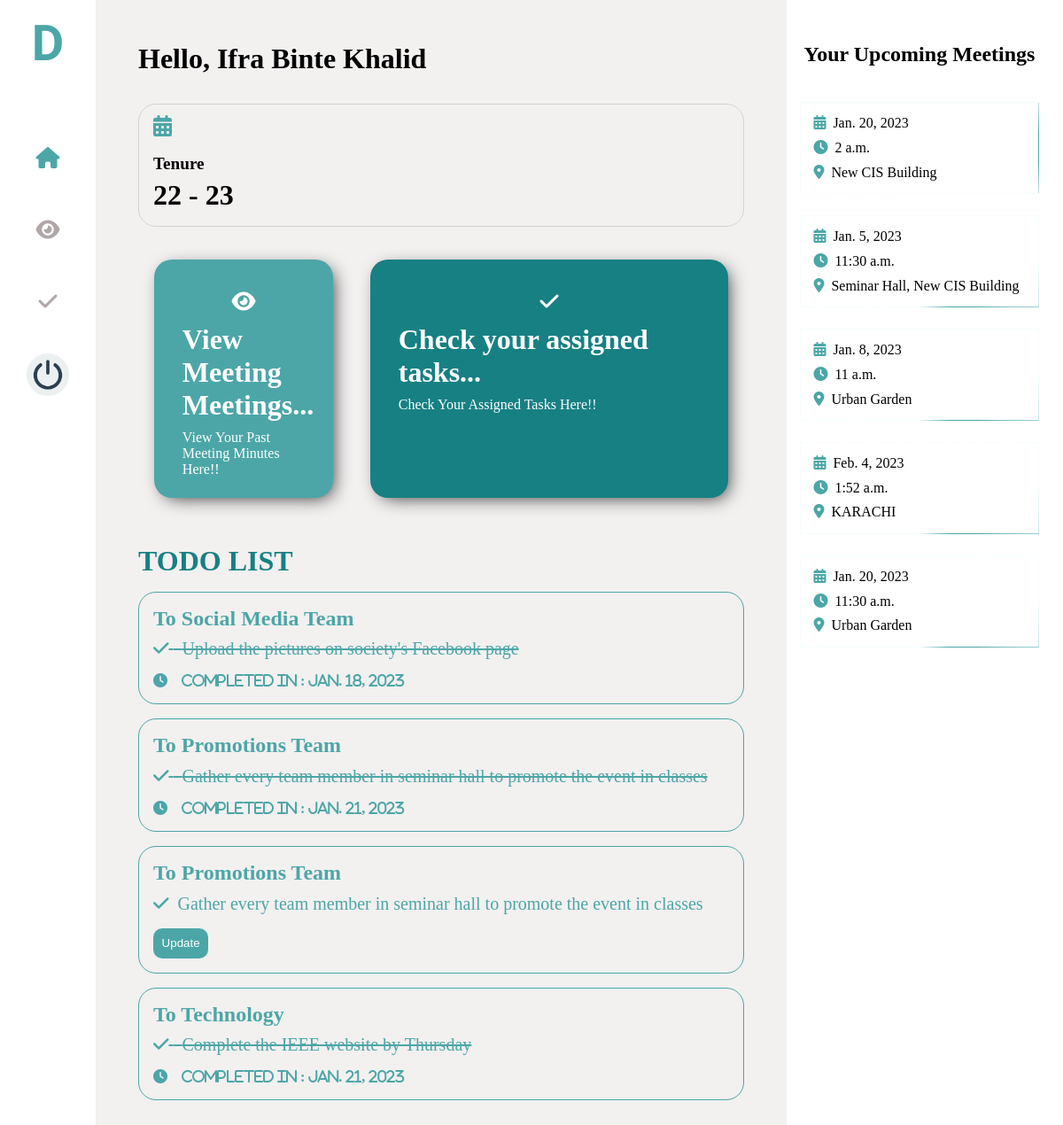
The app's page /member/ (signed in) with its own data.
### account/models.py (models this page shows)
class User(AbstractUser):
    name= models.CharField(max_length=250,null=False,blank=True)
    updated_on = models.DateTimeField(default=datetime.now, blank=True)
    is_excom= models.BooleanField('Is Excom', default=False)
    is_director = models.BooleanField('Is Director', default=False)
    is_member = models.BooleanField('Is Member', default=False)

class Task(models.Model):
    id = models.IntegerField(primary_key=True)
    user = models.CharField(max_length=250,null=True,blank=True)
    taskcom = models.BooleanField('complete' , default=False)
    task = models.CharField(max_length=1000,null=True,blank=True)
    completion_date = models.DateField(null=True, blank=True)

### meeting_minutes/models.py (models this page shows)
class schedule(models.Model):
    id = models.IntegerField(primary_key=True)
    date = models.DateField(default=False)
    time = models.TimeField(default=False)
    location = models.TextField(max_length=200)

### account/views.py (the view)
# urls.py: path('member/', views.employee, name='member'),
@login_required
def employee(request):
    sche = schedule.objects.all()
    task = Task.objects.all()
    params={"sche": sche, "task": task}
    return render(request,'member.html', params)

### templates/member.html (shortened to what this page needs)
<!DOCTYPE html>
<html lang="en">
<head>
    <link rel="stylesheet" href="https://cdnjs.cloudflare.com/ajax/libs/font-awesome/6.2.1/css/all.min.css"
 />
    <link rel="stylesheet" href="/static/executive.css">
</head>
<body>
    <div class="container">
        <div class="left">
            <h1>D</h1>
            <div class="options">
                <a href=""> <i title="Home"class="fa-sharp  fa-xl fa-yy fa-solid fa-house colors"id='1' onclick="coloring(this.id)"></i></a>
                 <a href="/meeting"><i title="View Meeting Minutes" class="fa-solid fa-xl fa-yy fa-eye" id="6" onclick="coloring(this.id)"></i></a>
                 <a href="#todo"><i  title="View Your Tasks" class="fa-solid  fa-xl  fa-yy fa-check" id="5" onclick="coloring(this.id)"></i></a>
             <br><a href="/logout"  title="Log Out">
                <img class="round" src="/static/logout.jpg" alt=""></a>
                </div>
        </div>
        <div class="middle">
            <h1>Hello, {{user.name}}</h1>
            <div class="boxes">
                <div class="box" style="width: 100%;">
                    <i class="fa-solid yy fa-xl fa-calendar-days"></i>
                    <p class="yyy">Tenure</p>
                    <h2>22 - 23</h2>
                </div>
            </div>
            <div class="boxes1">
                <div class="box1">
                    <a href="/meeting">
                        <div>
                            <i style="color: white;" class="fa-solid fa-xl yyyy fa-eye"></i>
                            <h2 class="headd">View Meeting Meetings...</h2>
                            <p >View Your Past Meeting Minutes Here!!</p>
                        </div>
                    </a>
                </div>
                <div class="box1" style="width: 60%;background-color: #178083 ; ">
                    <a href="#todo">
                        <div>
                            <i style="color: white;" class="fa-solid fa-xl yyyy fa-check"></i>
                            <h2 class="headd">Check your assigned tasks...</h2>
                            <p>Check Your Assigned Tasks Here!!</p>
                        </div>
                    </a>
                </div>
            </div>
            <h1 style="margin-top: 2rem; color: #178083;">TODO LIST</h1>
            {% for ta in task  %}
            <div class="TODO" id="todo">
                <span style="font-size: x-large; font-weight: bolder;">{{ta.user}}</span>
                <ul style="margin-top: 0.6rem;">
                    {% if ta.taskcom == True %}
			        <strike><li style="list-style: none; font-size: 20px;" class="task1"><i class="fa-solid fa-check"></i> &nbsp;&nbsp;{{ta.task}}</li></strike>
			        {% else %}
                    <li style="list-style: none; font-size: 20px;" class="task1"><i class="fa-solid fa-check"></i>&nbsp;&nbsp;{{ta.task}}</li>
                    {% endif %}
                </ul>
                {% if ta.taskcom == True %}
                <li style="list-style: none;" class="fa-solid fa-clock"> &nbsp;&nbsp;  Completed in : {{ta.completion_date}}</li>
                {% else %}
                <a href="/updatetask/{{ta.id}}"><button class="done">Update</button></a>
                {% endif %}
            </div>
            {% endfor %}
        </div>
        <div class="right">
            <h2>Your Upcoming Meetings</h2>
            {% for schedule in sche %}
            <div class="chotu">
                <span><i class="fa-solid u fa-calendar-days"></i>{{schedule.date}}</span>
                <span><i class="fa-solid u fa-clock"></i>{{schedule.time}}</span>
                <span><i class="fa-solid u fa-location-dot"></i>{{schedule.location}}</span>
            </div>
            {% endfor %}
        </div>
    </div>
</body>
</html>

### static/executive.css (style rules this page uses)
* { box-sizing: border-box; padding: 0; margin: 0; }
.container { display: flex; flex-direction: row; }
.left { width: 9%; height: 100vh; }
.middle { width: 65%; padding: 3rem; background-color:#f3f0f0; }
.right { width: 25%; }
.left h1 { font-family: 'Bubblegum Sans', cursive; font-size: 3.5rem; text-align: center; color: #4CA6A7; padding-top: 1rem; width: 100%; margin-bottom: 3rem; }
.fa-yy { width: 100%; text-align: center; margin: 2.5rem auto 2.5rem auto; color: rgb(176, 168, 168); }
.options { margin-top: 3.5rem; display: flex; flex-direction: column; margin-bottom: 3.6rem; }
.colors { color: #4CA6A7; cursor: pointer; }
.options i { cursor: pointer; }
.round { height: 3rem; width: 3rem; border-radius: 100%; display: flex; margin: auto; }
.yy { margin-right: 0.6rem; height: 2rem !important; width: 2rem !important; color: #4CA6A7; }
.box { width: 24%; border: 1px solid lightgray; border-radius: 20px; padding: 1rem; }
.boxes { margin-top: 2rem; display: flex; flex-direction: row; justify-content: space-between; }
.middle .yyy { font-weight: bold; font-size: 1.2rem; margin-bottom: 0.4rem; }
.middle h2 { font-size:2rem; font-weight: bold; }
.box1 { width: 30% ; padding:1.4rem 2rem 1.4rem 2rem ; color: white ; cursor: pointer; background-color: #4CA6A7 ; margin-bottom: 1rem ; border-radius: 20px ; }
.boxes1 { display: flex ; flex-wrap: wrap ; margin-top: 2rem ; justify-content: space-around ; }
a { text-decoration: none; color: white; }
.headd { margin-bottom: 0.6rem; }
.yyyy { width: 100%; text-align: center; margin: 1.5rem auto 1.5rem auto; }
.right h2 { text-align: center; margin-top: 2rem; padding: 1rem; }
.chotu { display: flex; flex-direction: column; border: 1px solid #4CA6A7; border-radius: 20px; padding: 0.6rem; width: 90%; margin: auto; margin-top: 1.5rem; }
.chotu span { margin: 0.3rem; }
.u { color: #4CA6A7; margin-right: 0.5rem; }
.TODO { border: 1px solid #4CA6A7; border-radius: 20px; width: 100%; padding: 1rem; color: #4CA6A7; margin-top: 1rem; }
.done { border: none; color: white; background-color: #4CA6A7; border-radius: 10px; cursor: pointer; padding: 0.6rem; }
ul { margin-bottom: 1rem; }
:root { --d: 2500ms; --angle: 90deg; --gradX: 100%; --gradY: 50%; --c1: #4CA6A7; --c2: rgba(168, 239, 255, 0.1); }
.chotu { border: 1 px solid black; border-image: conic-gradient(from var(--angle), var(--c2), var(--c1) 0.1turn, var(--c1) 0.15turn, var(--c2) 0.25turn) 30; animation: borderRotate var(--d) linear infinite forwards; }
.chotu:nth-child(2) { border-image: radial-gradient(ellipse at var(--gradX) var(--gradY), var(--c1), var(--c1) 10%, var(--c2) 40%) 30; animation: borderRadial var(--d) linear infinite forwards; }
.boxes1 { display: flex; flex-flow: row wrap; justify-content: space-around; gap: 1rem; padding: 5px; }
.box1 { box-shadow: 5px 5px 20px -5px #333 !important; transition: 0.5s; cursor: pointer; }

### records on screen
User: name "Ifra Binte Khalid"
Task: user "To Social Media Team", task "Upload the pictures on society's Facebook page", completion_date "Jan. 18, 2023"
Task: user "To Promotions Team", task "Gather every team member in seminar hall to promote the event in classes", completion_date "Jan. 21, 2023"
Task: user "To Promotions Team", task "Gather every team member in seminar hall to promote the event in classes"
Task: user "To Technology", task "Complete the IEEE website by Thursday", completion_date "Jan. 21, 2023"
schedule: date "Jan. 20, 2023", time "2 a.m.", location "New CIS Building"
schedule: date "Jan. 5, 2023", time "11:30 a.m.", location "Seminar Hall, New CIS Building"
schedule: date "Jan. 8, 2023", time "11 a.m.", location "Urban Garden"
schedule: date "Feb. 4, 2023", time "1:52 a.m.", location "KARACHI"
schedule: date "Jan. 20, 2023", time "11:30 a.m.", location "Urban Garden"
